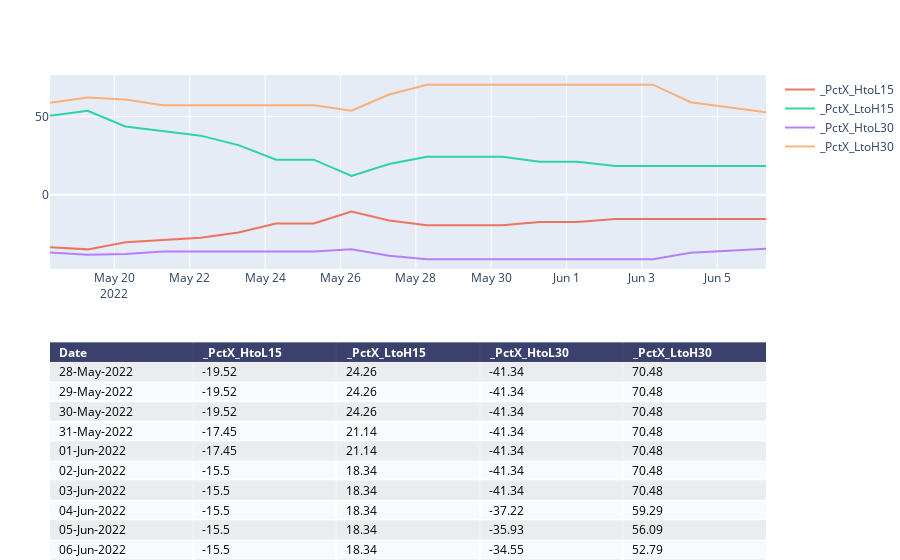

The code cell stored with this chart in its notebook:
### Code cell
chartTitle2=f"{symbol}_PCT-HH-LL"
print(chartTitle1)
# colsToPlot=[  x for  x  in list_cols if x.startswith('_X') and ( x.startswith('_XMid')==False) ]
colsToPlot=[  x for  x  in list_cols if x.startswith('_PctX') ]
fig=manage_chart(df,colsToPlot,"",'')

pio.write_image(fig, f"{report_path}\\{chartTitle2}.png")
fig

### Figure 1 — Plotly figure (JSON) as saved in the notebook; plotly's stock layout.template omitted (floating-point values rounded to 4 significant figures)
{"data": [{"colorscale": [[0, "#00083e"], [0.5, "#ededee"], [1, "#ffffff"]], "hoverinfo": "none", "opacity": 0.75, "showscale": false, "type": "heatmap", "z": [[0, 0, 0, 0, 0], [0.5, 0.5, 0.5, 0.5, 0.5], [1, 1, 1, 1, 1], [0.5, 0.5, 0.5, 0.5, 0.5], [1, 1, 1, 1, 1], [0.5, 0.5, 0.5, 0.5, 0.5], [1, 1, 1, 1, 1], [0.5, 0.5, 0.5, 0.5, 0.5], [1, 1, 1, 1, 1], [0.5, 0.5, 0.5, 0.5, 0.5], [1, 1, 1, 1, 1]]}, {"name": "_PctX_HtoL15", "opacity": 0.8, "type": "scatter", "x": ["2022-05-18T07:00:00", "2022-05-19T07:00:00", "2022-05-20T07:00:00", "2022-05-21T07:00:00", "2022-05-22T07:00:00", "2022-05-23T07:00:00", "2022-05-24T07:00:00", "2022-05-25T07:00:00", "2022-05-26T07:00:00", "2022-05-27T07:00:00", "2022-05-28T07:00:00", "2022-05-29T07:00:00", "2022-05-30T07:00:00", "2022-05-31T07:00:00", "2022-06-01T07:00:00", "2022-06-02T07:00:00", "2022-06-03T07:00:00", "2022-06-04T07:00:00", "2022-06-05T07:00:00", "2022-06-06T07:00:00"], "xaxis": "x2", "y": [-33.58, -34.98, -30.42, -28.99, -27.46, -24.11, -18.36, -18.36, -10.8, -16.43, -19.52, -19.52, -19.52, -17.45, -17.45, -15.5, -15.5, -15.5, -15.5, -15.5], "yaxis": "y2"}, {"name": "_PctX_LtoH15", "opacity": 0.8, "type": "scatter", "x": ["2022-05-18T07:00:00", "2022-05-19T07:00:00", "2022-05-20T07:00:00", "2022-05-21T07:00:00", "2022-05-22T07:00:00", "2022-05-23T07:00:00", "2022-05-24T07:00:00", "2022-05-25T07:00:00", "2022-05-26T07:00:00", "2022-05-27T07:00:00", "2022-05-28T07:00:00", "2022-05-29T07:00:00", "2022-05-30T07:00:00", "2022-05-31T07:00:00", "2022-06-01T07:00:00", "2022-06-02T07:00:00", "2022-06-03T07:00:00", "2022-06-04T07:00:00", "2022-06-05T07:00:00", "2022-06-06T07:00:00"], "xaxis": "x2", "y": [50.57, 53.81, 43.71, 40.82, 37.85, 31.77, 22.49, 22.49, 12.11, 19.66, 24.26, 24.26, 24.26, 21.14, 21.14, 18.34, 18.34, 18.34, 18.34, 18.34], "yaxis": "y2"}, {"name": "_PctX_HtoL30", "opacity": 0.8, "type": "scatter", "x": ["2022-05-18T07:00:00", "2022-05-19T07:00:00", "2022-05-20T07:00:00", "2022-05-21T07:00:00", "2022-05-22T07:00:00", "2022-05-23T07:00:00", "2022-05-24T07:00:00", "2022-05-25T07:00:00", "2022-05-26T07:00:00", "2022-05-27T07:00:00", "2022-05-28T07:00:00", "2022-05-29T07:00:00", "2022-05-30T07:00:00", "2022-05-31T07:00:00", "2022-06-01T07:00:00", "2022-06-02T07:00:00", "2022-06-03T07:00:00", "2022-06-04T07:00:00", "2022-06-05T07:00:00", "2022-06-06T07:00:00"], "xaxis": "x2", "y": [-37.06, -38.38, -37.89, -36.41, -36.41, -36.41, -36.41, -36.41, -34.98, -39.09, -41.34, -41.34, -41.34, -41.34, -41.34, -41.34, -41.34, -37.22, -35.93, -34.55], "yaxis": "y2"}, {"name": "_PctX_LtoH30", "opacity": 0.8, "type": "scatter", "x": ["2022-05-18T07:00:00", "2022-05-19T07:00:00", "2022-05-20T07:00:00", "2022-05-21T07:00:00", "2022-05-22T07:00:00", "2022-05-23T07:00:00", "2022-05-24T07:00:00", "2022-05-25T07:00:00", "2022-05-26T07:00:00", "2022-05-27T07:00:00", "2022-05-28T07:00:00", "2022-05-29T07:00:00", "2022-05-30T07:00:00", "2022-05-31T07:00:00", "2022-06-01T07:00:00", "2022-06-02T07:00:00", "2022-06-03T07:00:00", "2022-06-04T07:00:00", "2022-06-05T07:00:00", "2022-06-06T07:00:00"], "xaxis": "x2", "y": [58.87, 62.29, 61, 57.27, 57.27, 57.27, 57.27, 57.27, 53.81, 64.17, 70.48, 70.48, 70.48, 70.48, 70.48, 70.48, 70.48, 59.29, 56.09, 52.79], "yaxis": "y2"}], "layout": {"annotations": [{"align": "left", "font": {"color": "#ffffff"}, "showarrow": false, "text": "<b>Date</b>", "x": -0.45, "xanchor": "left", "xref": "x", "y": 0, "yref": "y"}, {"align": "left", "font": {"color": "#ffffff"}, "showarrow": false, "text": "<b>_PctX_HtoL15</b>", "x": 0.55, "xanchor": "left", "xref": "x", "y": 0, "yref": "y"}, {"align": "left", "font": {"color": "#ffffff"}, "showarrow": false, "text": "<b>_PctX_LtoH15</b>", "x": 1.55, "xanchor": "left", "xref": "x", "y": 0, "yref": "y"}, {"align": "left", "font": {"color": "#ffffff"}, "showarrow": false, "text": "<b>_PctX_HtoL30</b>", "x": 2.55, "xanchor": "left", "xref": "x", "y": 0, "yref": "y"}, {"align": "left", "font": {"color": "#ffffff"}, "showarrow": false, "text": "<b>_PctX_LtoH30</b>", "x": 3.55, "xanchor": "left", "xref": "x", "y": 0, "yref": "y"}, {"align": "left", "font": {"color": "#000000"}, "showarrow": false, "text": "28-May-2022", "x": -0.45, "xanchor": "left", "xref": "x", "y": 1, "yref": "y"}, {"align": "left", "font": {"color": "#000000"}, "showarrow": false, "text": "-19.52", "x": 0.55, "xanchor": "left", "xref": "x", "y": 1, "yref": "y"}, {"align": "left", "font": {"color": "#000000"}, "showarrow": false, "text": "24.26", "x": 1.55, "xanchor": "left", "xref": "x", "y": 1, "yref": "y"}, {"align": "left", "font": {"color": "#000000"}, "showarrow": false, "text": "-41.34", "x": 2.55, "xanchor": "left", "xref": "x", "y": 1, "yref": "y"}, {"align": "left", "font": {"color": "#000000"}, "showarrow": false, "text": "70.48", "x": 3.55, "xanchor": "left", "xref": "x", "y": 1, "yref": "y"}, {"align": "left", "font": {"color": "#000000"}, "showarrow": false, "text": "29-May-2022", "x": -0.45, "xanchor": "left", "xref": "x", "y": 2, "yref": "y"}, {"align": "left", "font": {"color": "#000000"}, "showarrow": false, "text": "-19.52", "x": 0.55, "xanchor": "left", "xref": "x", "y": 2, "yref": "y"}, {"align": "left", "font": {"color": "#000000"}, "showarrow": false, "text": "24.26", "x": 1.55, "xanchor": "left", "xref": "x", "y": 2, "yref": "y"}, {"align": "left", "font": {"color": "#000000"}, "showarrow": false, "text": "-41.34", "x": 2.55, "xanchor": "left", "xref": "x", "y": 2, "yref": "y"}, {"align": "left", "font": {"color": "#000000"}, "showarrow": false, "text": "70.48", "x": 3.55, "xanchor": "left", "xref": "x", "y": 2, "yref": "y"}, {"align": "left", "font": {"color": "#000000"}, "showarrow": false, "text": "30-May-2022", "x": -0.45, "xanchor": "left", "xref": "x", "y": 3, "yref": "y"}, {"align": "left", "font": {"color": "#000000"}, "showarrow": false, "text": "-19.52", "x": 0.55, "xanchor": "left", "xref": "x", "y": 3, "yref": "y"}, {"align": "left", "font": {"color": "#000000"}, "showarrow": false, "text": "24.26", "x": 1.55, "xanchor": "left", "xref": "x", "y": 3, "yref": "y"}, {"align": "left", "font": {"color": "#000000"}, "showarrow": false, "text": "-41.34", "x": 2.55, "xanchor": "left", "xref": "x", "y": 3, "yref": "y"}, {"align": "left", "font": {"color": "#000000"}, "showarrow": false, "text": "70.48", "x": 3.55, "xanchor": "left", "xref": "x", "y": 3, "yref": "y"}, {"align": "left", "font": {"color": "#000000"}, "showarrow": false, "text": "31-May-2022", "x": -0.45, "xanchor": "left", "xref": "x", "y": 4, "yref": "y"}, {"align": "left", "font": {"color": "#000000"}, "showarrow": false, "text": "-17.45", "x": 0.55, "xanchor": "left", "xref": "x", "y": 4, "yref": "y"}, {"align": "left", "font": {"color": "#000000"}, "showarrow": false, "text": "21.14", "x": 1.55, "xanchor": "left", "xref": "x", "y": 4, "yref": "y"}, {"align": "left", "font": {"color": "#000000"}, "showarrow": false, "text": "-41.34", "x": 2.55, "xanchor": "left", "xref": "x", "y": 4, "yref": "y"}, {"align": "left", "font": {"color": "#000000"}, "showarrow": false, "text": "70.48", "x": 3.55, "xanchor": "left", "xref": "x", "y": 4, "yref": "y"}, {"align": "left", "font": {"color": "#000000"}, "showarrow": false, "text": "01-Jun-2022", "x": -0.45, "xanchor": "left", "xref": "x", "y": 5, "yref": "y"}, {"align": "left", "font": {"color": "#000000"}, "showarrow": false, "text": "-17.45", "x": 0.55, "xanchor": "left", "xref": "x", "y": 5, "yref": "y"}, {"align": "left", "font": {"color": "#000000"}, "showarrow": false, "text": "21.14", "x": 1.55, "xanchor": "left", "xref": "x", "y": 5, "yref": "y"}, {"align": "left", "font": {"color": "#000000"}, "showarrow": false, "text": "-41.34", "x": 2.55, "xanchor": "left", "xref": "x", "y": 5, "yref": "y"}, {"align": "left", "font": {"color": "#000000"}, "showarrow": false, "text": "70.48", "x": 3.55, "xanchor": "left", "xref": "x", "y": 5, "yref": "y"}, {"align": "left", "font": {"color": "#000000"}, "showarrow": false, "text": "02-Jun-2022", "x": -0.45, "xanchor": "left", "xref": "x", "y": 6, "yref": "y"}, {"align": "left", "font": {"color": "#000000"}, "showarrow": false, "text": "-15.5", "x": 0.55, "xanchor": "left", "xref": "x", "y": 6, "yref": "y"}, {"align": "left", "font": {"color": "#000000"}, "showarrow": false, "text": "18.34", "x": 1.55, "xanchor": "left", "xref": "x", "y": 6, "yref": "y"}, {"align": "left", "font": {"color": "#000000"}, "showarrow": false, "text": "-41.34", "x": 2.55, "xanchor": "left", "xref": "x", "y": 6, "yref": "y"}, {"align": "left", "font": {"color": "#000000"}, "showarrow": false, "text": "70.48", "x": 3.55, "xanchor": "left", "xref": "x", "y": 6, "yref": "y"}, {"align": "left", "font": {"color": "#000000"}, "showarrow": false, "text": "03-Jun-2022", "x": -0.45, "xanchor": "left", "xref": "x", "y": 7, "yref": "y"}, {"align": "left", "font": {"color": "#000000"}, "showarrow": false, "text": "-15.5", "x": 0.55, "xanchor": "left", "xref": "x", "y": 7, "yref": "y"}, {"align": "left", "font": {"color": "#000000"}, "showarrow": false, "text": "18.34", "x": 1.55, "xanchor": "left", "xref": "x", "y": 7, "yref": "y"}, {"align": "left", "font": {"color": "#000000"}, "showarrow": false, "text": "-41.34", "x": 2.55, "xanchor": "left", "xref": "x", "y": 7, "yref": "y"}, {"align": "left", "font": {"color": "#000000"}, "showarrow": false, "text": "70.48", "x": 3.55, "xanchor": "left", "xref": "x", "y": 7, "yref": "y"}, {"align": "left", "font": {"color": "#000000"}, "showarrow": false, "text": "04-Jun-2022", "x": -0.45, "xanchor": "left", "xref": "x", "y": 8, "yref": "y"}, {"align": "left", "font": {"color": "#000000"}, "showarrow": false, "text": "-15.5", "x": 0.55, "xanchor": "left", "xref": "x", "y": 8, "yref": "y"}, {"align": "left", "font": {"color": "#000000"}, "showarrow": false, "text": "18.34", "x": 1.55, "xanchor": "left", "xref": "x", "y": 8, "yref": "y"}, {"align": "left", "font": {"color": "#000000"}, "showarrow": false, "text": "-37.22", "x": 2.55, "xanchor": "left", "xref": "x", "y": 8, "yref": "y"}, {"align": "left", "font": {"color": "#000000"}, "showarrow": false, "text": "59.29", "x": 3.55, "xanchor": "left", "xref": "x", "y": 8, "yref": "y"}, {"align": "left", "font": {"color": "#000000"}, "showarrow": false, "text": "05-Jun-2022", "x": -0.45, "xanchor": "left", "xref": "x", "y": 9, "yref": "y"}, {"align": "left", "font": {"color": "#000000"}, "showarrow": false, "text": "-15.5", "x": 0.55, "xanchor": "left", "xref": "x", "y": 9, "yref": "y"}, {"align": "left", "font": {"color": "#000000"}, "showarrow": false, "text": "18.34", "x": 1.55, "xanchor": "left", "xref": "x", "y": 9, "yref": "y"}, {"align": "left", "font": {"color": "#000000"}, "showarrow": false, "text": "-35.93", "x": 2.55, "xanchor": "left", "xref": "x", "y": 9, "yref": "y"}, {"align": "left", "font": {"color": "#000000"}, "showarrow": false, "text": "56.09", "x": 3.55, "xanchor": "left", "xref": "x", "y": 9, "yref": "y"}, {"align": "left", "font": {"color": "#000000"}, "showarrow": false, "text": "06-Jun-2022", "x": -0.45, "xanchor": "left", "xref": "x", "y": 10, "yref": "y"}, {"align": "left", "font": {"color": "#000000"}, "showarrow": false, "text": "-15.5", "x": 0.55, "xanchor": "left", "xref": "x", "y": 10, "yref": "y"}, {"align": "left", "font": {"color": "#000000"}, "showarrow": false, "text": "18.34", "x": 1.55, "xanchor": "left", "xref": "x", "y": 10, "yref": "y"}, {"align": "left", "font": {"color": "#000000"}, "showarrow": false, "text": "-34.55", "x": 2.55, "xanchor": "left", "xref": "x", "y": 10, "yref": "y"}, {"align": "left", "font": {"color": "#000000"}, "showarrow": false, "text": "52.79", "x": 3.55, "xanchor": "left", "xref": "x", "y": 10, "yref": "y"}], "autosize": true, "margin": {"b": 0, "l": 50, "r": 0, "t": 75}, "title": {"text": ""}, "xaxis": {"autorange": true, "dtick": 1, "gridwidth": 2, "range": [-0.5, 4.5], "showticklabels": false, "tick0": -0.5, "ticks": "", "zeroline": false}, "xaxis2": {"anchor": "y2", "autorange": true, "range": ["2022-05-18 07:00", "2022-06-06 07:00"], "type": "date"}, "yaxis": {"autorange": true, "domain": [0, 0.45], "dtick": 1, "gridwidth": 2, "range": [10.5, -0.5], "showticklabels": false, "tick0": 0.5, "ticks": "", "zeroline": false}, "yaxis2": {"anchor": "x2", "autorange": true, "domain": [0.6, 1], "range": [-47.55, 76.69], "title": {"text": ""}, "type": "linear"}}}
